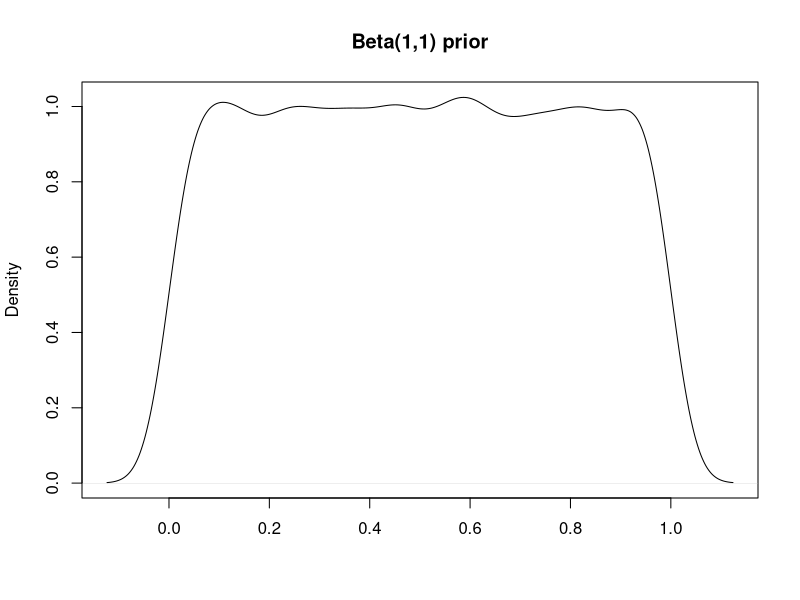

Write the R code that produced this figure.
## ---- chunk 1
knitr::opts_chunk$set(echo = TRUE)
## ---- chunk 2
n_theta <- cbind(seq(0.60,0.90,by=0.05), seq(0.60,0.90,by=0.05), seq(0.60,0.90,by=0.05))
n_theta
## ---- chunk 3
set.seed(12)
plot(density(rbeta(10000,1,1)),main="Beta(1,1) prior",xlab="")
